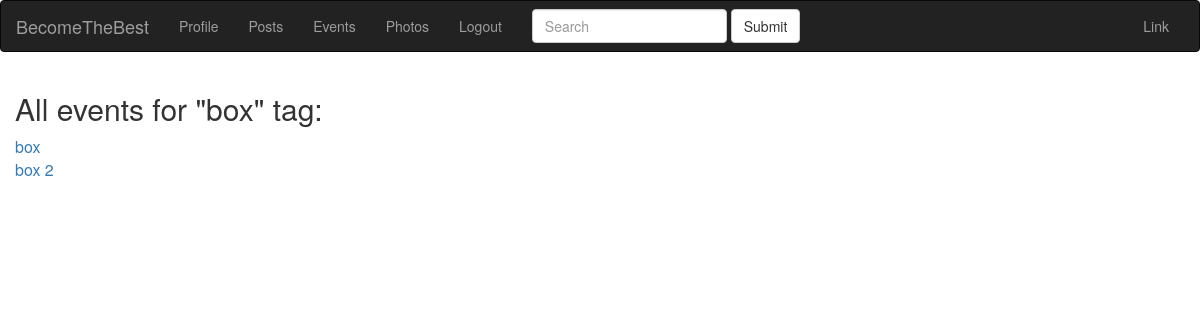
The page /event/tag/box (signed in) on the database as committed earlier.
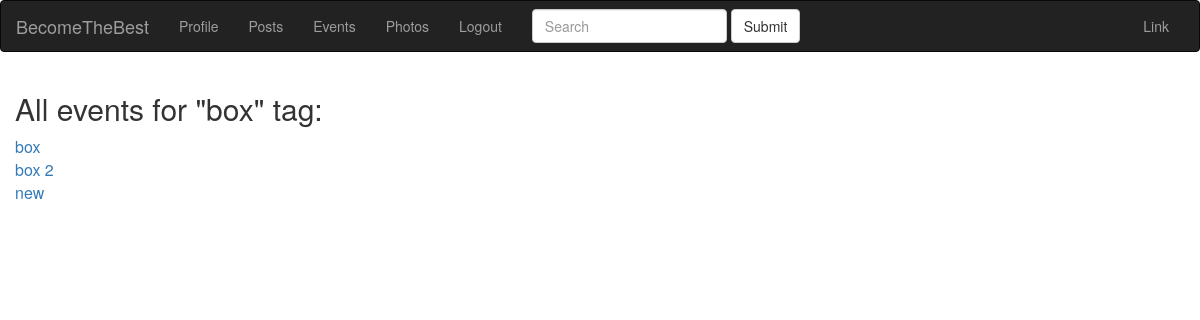
The same page on the database as committed later.
### app/models.py (models this page shows, shortened)
class Event(db.Model):
    id = db.Column(db.Integer, primary_key=True)
    event_title = db.Column(db.String(140))
    event_body = db.Column(db.Text)
    slug = db.Column(db.String(140), unique=True)
    created = db.Column(db.DateTime, index=True, default=datetime.utcnow)
    event_time = db.Column(db.DateTime)
    event_place = db.Column(db.Text)
    event_geo = db.Column(db.Text)
    event_starter = db.Column(db.Integer, db.ForeignKey('user.id'))
    event_crew = db.Column(db.Text)
    tags = db.relationship(
        'Tag', secondary=event_tags, backref=db.backref('events_tags', lazy='dynamic'))

### app/blueprints/events/blueprint.py (the view)
@events.route('/tag/<slug>')
@login_required
def tag_detail(slug):
    tag = Tag.query.filter(Tag.slug==slug).first()
    events = tag.events_tags.all()
    return render_template('events/tag_detail.html', tag=tag, events=events)

### app/models.py (called while the page is built)
@login.user_loader
def load_user(id):
    return User.query.get(int(id))

### app/view.py (called while the page is built)
@app.before_request
def before_request():
    if current_user.is_authenticated:
        current_user.last_seen = datetime.utcnow()
        db.session.commit()

### app/blueprints/events/templates/events/tag_detail.html (shortened to what this page needs)
{% extends 'base.html' %} {% block title %} {{ tag.name }} events {% endblock %} {% block content_title %} All events for "{{ tag.name }}" tag: {% endblock %} {% block content %} {% for event in events %}
<div class="event">
    <a href="{{ url_for('events.event_detail', slug=event.slug) }}">{{ event.event_title }}</a>
</div>
{% endfor %}
{% endblock %}

Rows that differ between the two databases and show on the page:
added Event: event_title "new"
